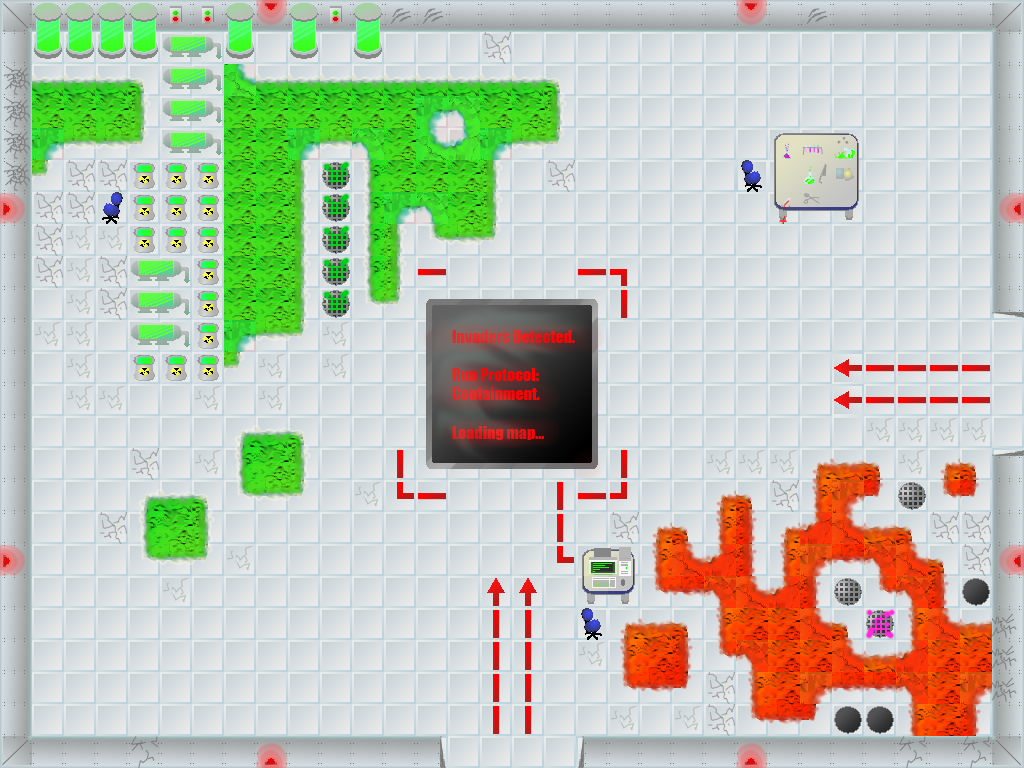

This is a level from a 2D game, rendered from its Tiled map with the project's own tilesets. A one-line summary and the map file follow, with tile-layer data summarised:
An orthogonal 32x24 tile map with 32x32 px tiles, 1 tile layer (Tile Layer 1).

<map version="1.0" orientation="orthogonal" width="32" height="24" tilewidth="32" tileheight="32">
 <tileset firstgid="1" name="tilesheet" tilewidth="32" tileheight="32">
  <image source="../Art/Tiles/tilesheet.png" />
  <tile id="0">
   <properties>
    <property name="impassable" value="1" />
   </properties>
  </tile>
  <tile id="1">
   <properties>
    <property name="impassable" value="1" />
   </properties>
  </tile>
  <tile id="2">
   <properties>
    <property name="impassable" value="1" />
   </properties>
  </tile>
  <tile id="3">
   <properties>
    <property name="impassable" value="1" />
   </properties>
  </tile>
  <tile id="4">
   <properties>
    <property name="impassable" value="1" />
   </properties>
  </tile>
  <tile id="5">
   <properties>
    <property name="impassable" value="1" />
   </properties>
  </tile>
  <tile id="6">
   <properties>
    <property name="impassable" value="1" />
   </properties>
  </tile>
  <tile id="7">
   <properties>
    <property name="impassable" value="1" />
   </properties>
  </tile>
  <tile id="8">
   <properties>
    <property name="impassable" value="1" />
   </properties>
  </tile>
  <tile id="9">
   <properties>
    <property name="impassable" value="1" />
   </properties>
  </tile>
  <tile id="10">
   <properties>
    <property name="impassable" value="1" />
   </properties>
  </tile>
  <tile id="11">
   <properties>
    <property name="impassable" value="1" />
   </properties>
  </tile>
  <tile id="12">
   <properties>
    <property name="impassable" value="1" />
   </properties>
  </tile>
  <tile id="13">
   <properties>
    <property name="impassable" value="1" />
   </properties>
  </tile>
  <tile id="14">
   <properties>
    <property name="impassable" value="1" />
   </properties>
  </tile>
  <tile id="15">
   <properties>
    <property name="impassable" value="1" />
   </properties>
  </tile>
  <tile id="16">
   <properties>
    <property name="impassable" value="1" />
   </properties>
  </tile>
  <tile id="17">
   <properties>
    <property name="impassable" value="1" />
   </properties>
  </tile>
  <tile id="18">
   <properties>
    <property name="impassable" value="1" />
   </properties>
  </tile>
  <tile id="19">
   <properties>
    <property name="impassable" value="1" />
   </properties>
  </tile>
  <tile id="20">
   <properties>
    <property name="impassable" value="1" />
   </properties>
  </tile>
  <tile id="21">
   <properties>
    <property name="impassable" value="1" />
   </properties>
  </tile>
  <tile id="22">
   <properties>
    <property name="impassable" value="1" />
   </properties>
  </tile>
  <tile id="23">
   <properties>
    <property name="impassable" value="1" />
   </properties>
  </tile>
  <tile id="24">
   <properties>
    <property name="impassable" value="1" />
   </properties>
  </tile>
  <tile id="25">
   <properties>
    <property name="impassable" value="1" />
   </properties>
  </tile>
  <tile id="26">
   <properties>
    <property name="impassable" value="1" />
   </properties>
  </tile>
  <tile id="27">
   <properties>
    <property name="impassable" value="1" />
   </properties>
  </tile>
  <tile id="30">
   <properties>
    <property name="impassable" value="1" />
   </properties>
  </tile>
  <tile id="31">
   <properties>
    <property name="impassable" value="1" />
   </properties>
  </tile>
  <tile id="32">
   <properties>
    <property name="impassable" value="1" />
   </properties>
  </tile>
  <tile id="33">
   <properties>
    <property name="impassable" value="1" />
   </properties>
  </tile>
  <tile id="34">
   <properties>
    <property name="impassable" value="1" />
   </properties>
  </tile>
  <tile id="35">
   <properties>
    <property name="impassable" value="1" />
   </properties>
  </tile>
  <tile id="36">
   <properties>
    <property name="impassable" value="1" />
   </properties>
  </tile>
  <tile id="37">
   <properties>
    <property name="impassable" value="1" />
   </properties>
  </tile>
  <tile id="38">
   <properties>
    <property name="impassable" value="1" />
   </properties>
  </tile>
  <tile id="41">
   <properties>
    <property name="damaging" value="1" />
   </properties>
  </tile>
  <tile id="42">
   <properties>
    <property name="damaging" value="1" />
   </properties>
  </tile>
  <tile id="43">
   <properties>
    <property name="damaging" value="1" />
   </properties>
  </tile>
  <tile id="49">
   <properties>
    <property name="impassable" value="1" />
   </properties>
  </tile>
  <tile id="52">
   <properties>
    <property name="damaging" value="1" />
   </properties>
  </tile>
  <tile id="53">
   <properties>
    <property name="damaging" value="1" />
   </properties>
  </tile>
  <tile id="54">
   <properties>
    <property name="damaging" value="1" />
   </properties>
  </tile>
  <tile id="63">
   <properties>
    <property name="damaging" value="1" />
   </properties>
  </tile>
  <tile id="64">
   <properties>
    <property name="damaging" value="1" />
   </properties>
  </tile>
  <tile id="65">
   <properties>
    <property name="damaging" value="1" />
   </properties>
  </tile>
  <tile id="67">
   <properties>
    <property name="impassable" value="1" />
   </properties>
  </tile>
  <tile id="74">
   <properties>
    <property name="damaging" value="" />
   </properties>
  </tile>
  <tile id="75">
   <properties>
    <property name="damaging" value="" />
   </properties>
  </tile>
  <tile id="76">
   <properties>
    <property name="damaging" value="" />
   </properties>
  </tile>
  <tile id="77">
   <properties>
    <property name="damaging" value="1" />
   </properties>
  </tile>
  <tile id="78">
   <properties>
    <property name="damaging" value="1" />
   </properties>
  </tile>
  <tile id="79">
   <properties>
    <property name="damaging" value="1" />
   </properties>
  </tile>
  <tile id="80">
   <properties>
    <property name="damaging" value="1" />
   </properties>
  </tile>
  <tile id="81">
   <properties>
    <property name="impassable" value="1" />
   </properties>
  </tile>
  <tile id="83">
   <properties>
    <property name="impassable" value="1" />
   </properties>
  </tile>
  <tile id="84">
   <properties>
    <property name="impassable" value="1" />
   </properties>
  </tile>
  <tile id="85">
   <properties>
    <property name="damaging" value="1" />
   </properties>
  </tile>
  <tile id="86">
   <properties>
    <property name="damaging" value="1" />
   </properties>
  </tile>
  <tile id="87">
   <properties>
    <property name="damaging" value="1" />
   </properties>
  </tile>
  <tile id="88">
   <properties>
    <property name="damaging" value="1" />
   </properties>
  </tile>
  <tile id="89">
   <properties>
    <property name="damaging" value="1" />
   </properties>
  </tile>
  <tile id="90">
   <properties>
    <property name="damaging" value="1" />
   </properties>
  </tile>
  <tile id="91">
   <properties>
    <property name="damaging" value="1" />
   </properties>
  </tile>
  <tile id="92">
   <properties>
    <property name="impassable" value="1" />
   </properties>
  </tile>
  <tile id="93">
   <properties>
    <property name="impassable" value="1" />
   </properties>
  </tile>
  <tile id="94">
   <properties>
    <property name="impassable" value="1" />
   </properties>
  </tile>
  <tile id="95">
   <properties>
    <property name="impassable" value="1" />
   </properties>
  </tile>
  <tile id="96">
   <properties>
    <property name="damaging" value="1" />
   </properties>
  </tile>
  <tile id="97">
   <properties>
    <property name="damaging" value="1" />
   </properties>
  </tile>
  <tile id="98">
   <properties>
    <property name="damaging" value="1" />
   </properties>
  </tile>
  <tile id="99">
   <properties>
    <property name="impassable" value="1" />
   </properties>
  </tile>
  <tile id="100">
   <properties>
    <property name="impassable" value="1" />
   </properties>
  </tile>
  <tile id="104">
   <properties>
    <property name="impassable" value="1" />
   </properties>
  </tile>
  <tile id="105">
   <properties>
    <property name="impassable" value="1" />
   </properties>
  </tile>
  <tile id="106">
   <properties>
    <property name="impassable" value="1" />
   </properties>
  </tile>
  <tile id="110">
   <properties>
    <property name="impassable" value="1" />
   </properties>
  </tile>
  <tile id="111">
   <properties>
    <property name="impassable" value="1" />
   </properties>
  </tile>
  <tile id="113">
   <properties>
    <property name="impassable" value="1" />
   </properties>
  </tile>
  <tile id="114">
   <properties>
    <property name="impassable" value="1" />
   </properties>
  </tile>
  <tile id="115">
   <properties>
    <property name="impassable" value="1" />
   </properties>
  </tile>
  <tile id="116">
   <properties>
    <property name="impassable" value="1" />
   </properties>
  </tile>
  <tile id="117">
   <properties>
    <property name="impassable" value="1" />
   </properties>
  </tile>
  <tile id="121">
   <properties>
    <property name="impassable" value="1" />
   </properties>
  </tile>
  <tile id="124">
   <properties>
    <property name="impassable" value="1" />
   </properties>
  </tile>
  <tile id="125">
   <properties>
    <property name="impassable" value="1" />
   </properties>
  </tile>
  <tile id="126">
   <properties>
    <property name="impassable" value="1" />
   </properties>
  </tile>
  <tile id="127">
   <properties>
    <property name="impassable" value="1" />
   </properties>
  </tile>
  <tile id="128">
   <properties>
    <property name="impassable" value="1" />
   </properties>
  </tile>
 </tileset>
 <layer name="Tile Layer 1" width="32" height="24">
  <data>[768 cells, 768 non-empty, 117 distinct tile ids]</data>
 </layer>
</map>
